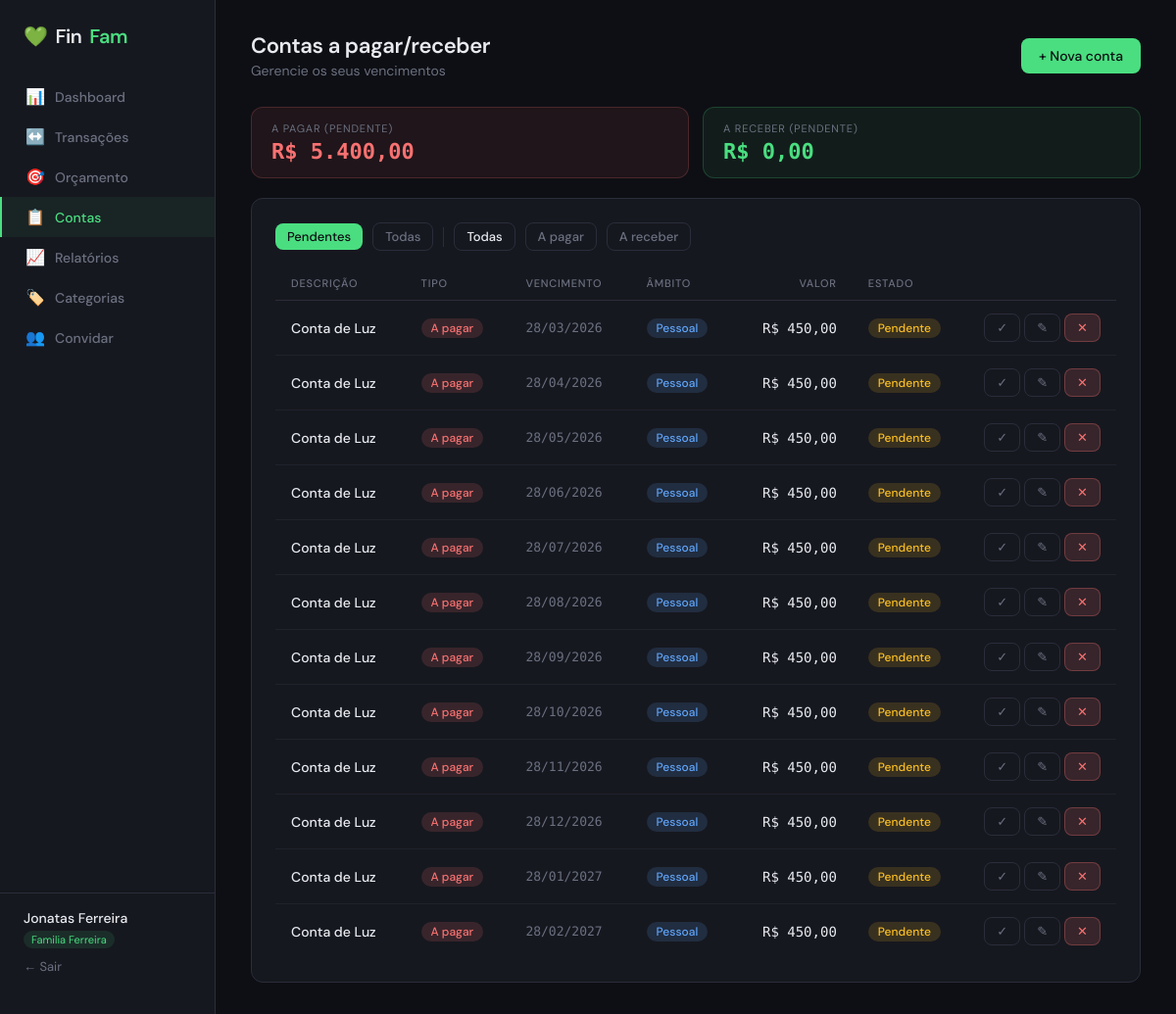
The app's page /bills (signed in), older data.
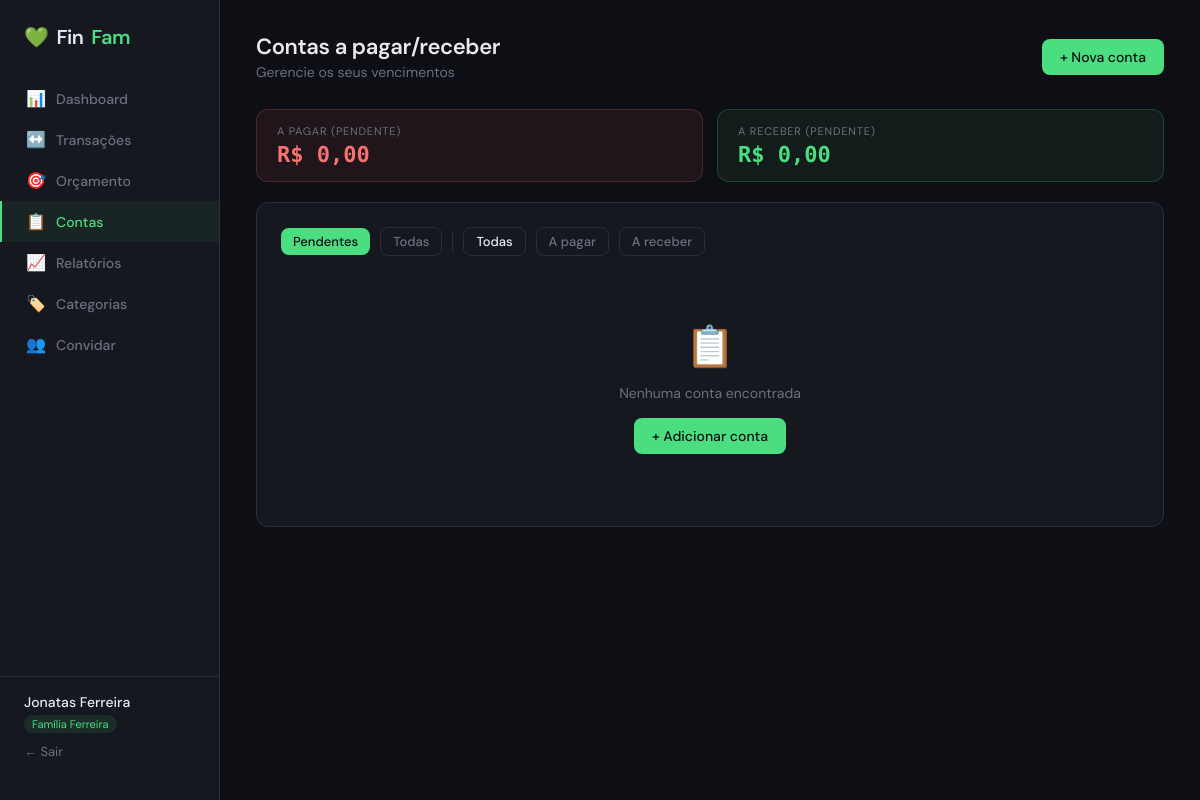
The same page, newer data.
### app/models.py (models this page shows)
class Family(db.Model):
    __tablename__ = 'families'
    id = db.Column(db.Integer, primary_key=True)
    name = db.Column(db.String(100), nullable=False)
    invite_token = db.Column(db.String(64), unique=True, default=lambda: secrets.token_urlsafe(32))
    created_at = db.Column(db.DateTime, default=datetime.utcnow)
    members = db.relationship('User', back_populates='family')
    categories = db.relationship('Category', back_populates='family')
    transactions = db.relationship('Transaction', back_populates='family')
    budgets = db.relationship('Budget', back_populates='family')
    bills = db.relationship('Bill', back_populates='family')

class Bill(db.Model):
    __tablename__ = 'bills'
    id = db.Column(db.Integer, primary_key=True)
    description = db.Column(db.String(200), nullable=False)
    amount = db.Column(db.Float, nullable=False)
    due_date = db.Column(db.Date, nullable=False)
    paid = db.Column(db.Boolean, default=False)
    paid_at = db.Column(db.DateTime, nullable=True)
    type = db.Column(db.String(10), default='payable')  # 'payable' or 'receivable'
    scope = db.Column(db.String(10), default='personal')  # 'personal' or 'family'
    user_id = db.Column(db.Integer, db.ForeignKey('users.id'), nullable=False)
    family_id = db.Column(db.Integer, db.ForeignKey('families.id'), nullable=False)
    user = db.relationship('User', back_populates='bills')
    family = db.relationship('Family', back_populates='bills')
    @property
    def is_overdue(self):
        return not self.paid and self.due_date < date.today()
    @property
    def days_until_due(self):
        return (self.due_date - date.today()).days

### app/routes/budget_bills_reports.py (the view)
@bills_bp.route('/bills')
@login_required
def index():
    today = date.today()
    family_id = current_user.family_id
    show        = request.args.get('show',  'pending')
    type_filter = request.args.get('type',  '')
    q = Bill.query.filter_by(family_id=family_id)
    if show == 'pending':
        q = q.filter_by(paid=False)
    if type_filter:
        q = q.filter_by(type=type_filter)
    bills = q.order_by(Bill.due_date).all()
    overdue_count    = sum(1 for b in bills if b.is_overdue)
    due_soon         = [b for b in bills if not b.paid and 0 <= b.days_until_due <= 7]
    total_payable    = sum(b.amount for b in bills if b.type == 'payable'    and not b.paid)
    total_receivable = sum(b.amount for b in bills if b.type == 'receivable' and not b.paid)
    return render_template('bills/index.html',
        bills=bills, show=show, today=today,
        type_filter=type_filter,
        overdue_count=overdue_count, due_soon=due_soon,
        total_payable=total_payable, total_receivable=total_receivable)

### app/__init__.py (called while the page is built)
def brl(value):
    try:
        v = float(value)
        formatted = f"{abs(v):,.2f}".replace(',', 'X').replace('.', ',').replace('X', '.')
        sign = '-' if v < 0 else ''
        return f"R$ {sign}{formatted}"
    except (TypeError, ValueError):
        return "R$ 0,00"

### app/models.py (called while the page is built)
    @property
    def is_admin(self):
        return self.role == 'admin'

### app/templates/bills/index.html (shortened to what the changed rows need)
{% extends 'base.html' %}
{% block content %}
<div style="display:grid;grid-template-columns:1fr 1fr;gap:14px;margin-bottom:20px;">
  <div style="background:rgba(248,113,113,0.07);border:1px solid rgba(248,113,113,0.2);border-radius:var(--radius);padding:14px 20px;">
    <div style="font-size:11px;color:var(--muted);text-transform:uppercase;letter-spacing:.8px;">A pagar (pendente)</div>
    <div class="mono" style="font-size:22px;font-weight:600;color:var(--expense);margin-top:4px;">{{ total_payable|brl }}</div>
  </div>
</div>
<div class="card">
  {% if bills %}
  <table class="table">
    <thead>
      <tr>
        <th>Descrição</th>
        <th>Tipo</th>
        <th>Vencimento</th>
        <th>Âmbito</th>
        <th style="text-align:right">Valor</th>
        <th>Estado</th>
        <th style="width:120px;"></th>
      </tr>
    </thead>
    <tbody>
    {% for bill in bills %}
    <tr style="{% if bill.is_overdue and not bill.paid %}background:rgba(248,113,113,0.04);{% endif %}">
      <td style="font-weight:500;">{{ bill.description }}</td>
      <td>
        <span class="badge {% if bill.type=='payable' %}badge-expense{% else %}badge-income{% endif %}">
          {{ 'A pagar' if bill.type=='payable' else 'A receber' }}
        </span>
      </td>
      <td class="mono" style="font-size:13px;">
        {% if not bill.paid %}
          {% if bill.is_overdue %}
            <span style="color:var(--expense);">⚠️ {{ bill.due_date.strftime('%d/%m/%Y') }}</span>
          {% elif bill.days_until_due <= 7 %}
            <span style="color:var(--warning);">⏰ {{ bill.due_date.strftime('%d/%m/%Y') }}</span>
          {% else %}
            <span style="color:var(--muted);">{{ bill.due_date.strftime('%d/%m/%Y') }}</span>
          {% endif %}
        {% else %}
          <span style="color:var(--muted);">{{ bill.due_date.strftime('%d/%m/%Y') }}</span>
        {% endif %}
      </td>
      <td>
        <span class="badge badge-{{ bill.scope }}">{{ 'Pessoal' if bill.scope=='personal' else '👨‍👩‍👧 Família' }}</span>
      </td>
      <td style="text-align:right;" class="mono">{{ bill.amount|brl }}</td>
      <td>
        {% if bill.paid %}
          <span class="badge badge-income">✓ Pago</span>
          {% if bill.paid_at %}
          <div style="font-size:11px;color:var(--muted);margin-top:2px;">{{ bill.paid_at.strftime('%d/%m') }}</div>
          {% endif %}
        {% elif bill.is_overdue %}
          <span class="badge badge-overdue">Vencida</span>
        {% else %}
          <span class="badge" style="background:rgba(251,191,36,0.15);color:var(--warning);">Pendente</span>
        {% endif %}
      </td>
      <td>
        <div style="display:flex;gap:4px;justify-content:flex-end;">
          {% if not bill.paid %}
          <form method="POST" action="{{ url_for('bills.pay', id=bill.id) }}">
            <button type="submit" class="btn btn-ghost btn-sm" title="Marcar como pago">✓</button>
          </form>
          {% else %}
          <form method="POST" action="{{ url_for('bills.unpay', id=bill.id) }}">
            <button type="submit" class="btn btn-ghost btn-sm" title="Desmarcar pagamento">↩</button>
          </form>
          {% endif %}
          <a href="{{ url_for('bills.edit', id=bill.id) }}" class="btn btn-ghost btn-sm" title="Editar">✎</a>
          <form method="POST" action="{{ url_for('bills.delete', id=bill.id) }}" onsubmit="return confirm('Eliminar esta conta?')">
            <button type="submit" class="btn btn-danger btn-sm">✕</button>
          </form>
        </div>
      </td>
    </tr>
    {% endfor %}
    </tbody>
  </table>
  {% else %}
  <div class="empty-state">
    <div class="icon">📋</div>
    <p>Nenhuma conta encontrada</p>
    <a href="{{ url_for('bills.new') }}" class="btn btn-primary" style="margin-top:16px;">+ Adicionar conta</a>
  </div>
  {% endif %}
</div>
{% endblock %}

### app/templates/base.html (shortened to what this page needs)
<!DOCTYPE html>
<html lang="pt">
<head>
</head>
<body>
{% if current_user.is_authenticated %}
<nav class="sidebar">
  <div class="sidebar-logo">💚 <span>Fin</span>Fam</div>
  <div class="sidebar-nav">
    <a href="{{ url_for('dashboard.index') }}" class="nav-item {% if request.endpoint == 'dashboard.index' %}active{% endif %}">
      <span class="icon">📊</span> Dashboard
    </a>
    <a href="{{ url_for('transactions.index') }}" class="nav-item {% if 'transactions' in request.endpoint %}active{% endif %}">
      <span class="icon">↔️</span> Transações
    </a>
    <a href="{{ url_for('budget.index') }}" class="nav-item {% if 'budget' in request.endpoint %}active{% endif %}">
      <span class="icon">🎯</span> Orçamento
    </a>
    <a href="{{ url_for('bills.index') }}" class="nav-item {% if 'bills' in request.endpoint %}active{% endif %}">
      <span class="icon">📋</span> Contas
    </a>
    <a href="{{ url_for('reports.index') }}" class="nav-item {% if 'reports' in request.endpoint %}active{% endif %}">
      <span class="icon">📈</span> Relatórios
    </a>
    <a href="{{ url_for('categories.index') }}" class="nav-item {% if 'categories' in request.endpoint %}active{% endif %}">
      <span class="icon">🏷️</span> Categorias
    </a>
    {% if current_user.is_admin %}
    <a href="{{ url_for('auth.invite') }}" class="nav-item {% if request.endpoint == 'auth.invite' %}active{% endif %}">
      <span class="icon">👥</span> Convidar
    </a>
    {% endif %}
  </div>
  <div class="sidebar-footer">
    <div class="user-name">{{ current_user.name }}</div>
    {% if current_user.family %}
    <span class="family-badge">{{ current_user.family.name }}</span>
    {% endif %}
    <a href="{{ url_for('auth.logout') }}" class="logout-link">← Sair</a>
  </div>
</nav>
{% endif %}
<main class="main" {% if not current_user.is_authenticated %}style="margin-left:0;display:flex;align-items:center;justify-content:center;"{% endif %}>
  {% block content %}{% endblock %}
</main>
</body>
</html>

Row changes from the older to the newer data that the page shows:
no longer on this page (row edited): Bill: description "Conta de Luz", type "A pagar", due_date "28/03/2026", scope "Pessoal", amount|brl "R$ 450,00", paid "Pendente"
no longer on this page (row edited): Bill: description "Conta de Luz", type "A pagar", due_date "28/04/2026", scope "Pessoal", amount|brl "R$ 450,00", paid "Pendente"
no longer on this page (row edited): Bill: description "Conta de Luz", type "A pagar", due_date "28/05/2026", scope "Pessoal", amount|brl "R$ 450,00", paid "Pendente"
no longer on this page (row edited): Bill: description "Conta de Luz", type "A pagar", due_date "28/06/2026", scope "Pessoal", amount|brl "R$ 450,00", paid "Pendente"
no longer on this page (row edited): Bill: description "Conta de Luz", type "A pagar", due_date "28/07/2026", scope "Pessoal", amount|brl "R$ 450,00", paid "Pendente"
no longer on this page (row edited): Bill: description "Conta de Luz", type "A pagar", due_date "28/08/2026", scope "Pessoal", amount|brl "R$ 450,00", paid "Pendente"
no longer on this page (row edited): Bill: description "Conta de Luz", type "A pagar", due_date "28/09/2026", scope "Pessoal", amount|brl "R$ 450,00", paid "Pendente"
no longer on this page (row edited): Bill: description "Conta de Luz", type "A pagar", due_date "28/10/2026", scope "Pessoal", amount|brl "R$ 450,00", paid "Pendente"
no longer on this page (row edited): Bill: description "Conta de Luz", type "A pagar", due_date "28/11/2026", scope "Pessoal", amount|brl "R$ 450,00", paid "Pendente"
no longer on this page (row edited): Bill: description "Conta de Luz", type "A pagar", due_date "28/12/2026", scope "Pessoal", amount|brl "R$ 450,00", paid "Pendente"
no longer on this page (row edited): Bill: description "Conta de Luz", type "A pagar", due_date "28/01/2027", scope "Pessoal", amount|brl "R$ 450,00", paid "Pendente"
no longer on this page (row edited): Bill: description "Conta de Luz", type "A pagar", due_date "28/02/2027", scope "Pessoal", amount|brl "R$ 450,00", paid "Pendente"
changed Family: family.name "Familia Ferreira" → "Família Ferreira"
Text that changed along with them:
{{ total_payable|brl }}: "R$ 5.400,00" → "R$ 0,00"
text no longer shown: "DESCRIÇÃO TIPO VENCIMENTO ÂMBITO VALOR ESTADO"
text now shown: "📋 Nenhuma conta encontrada + Adicionar conta"
